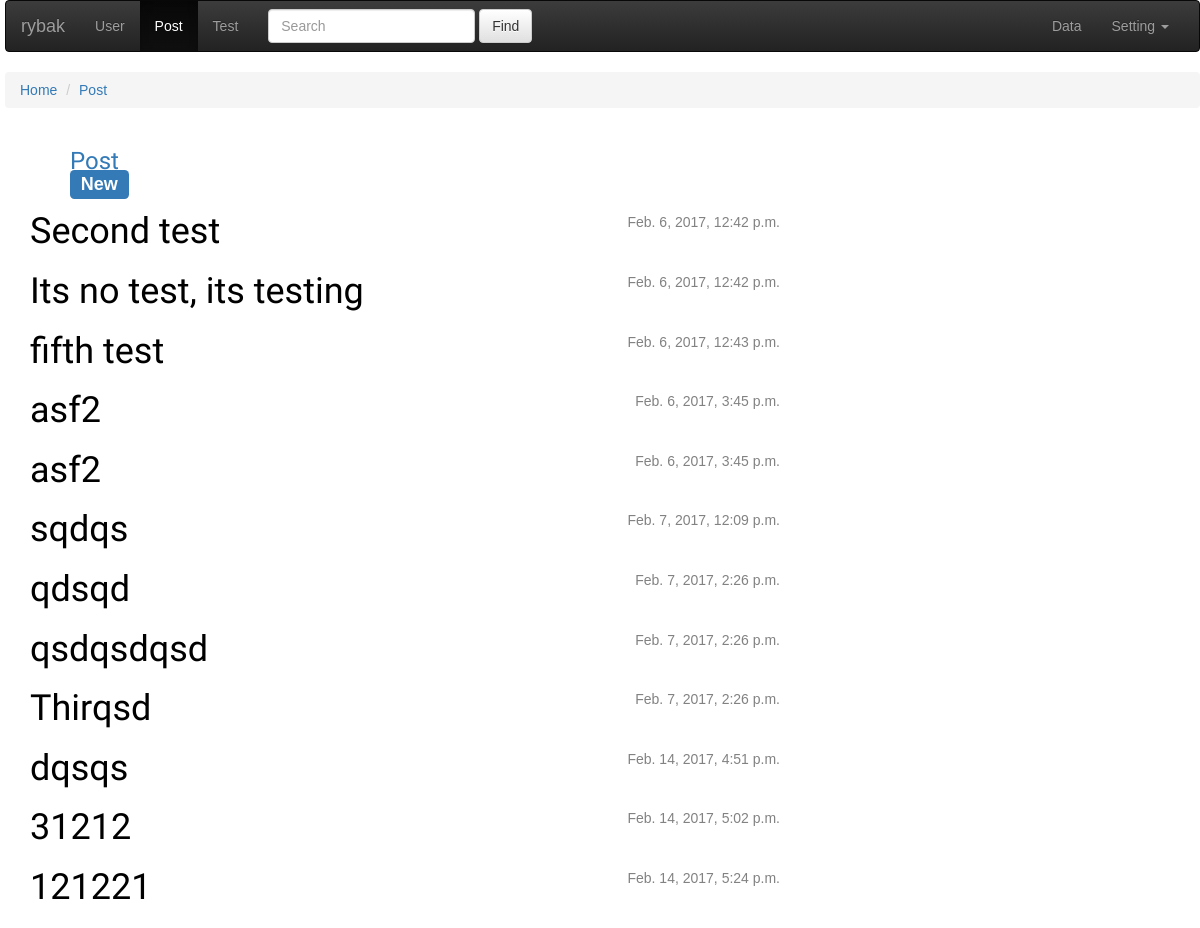
The app's page /post/ (signed in) with its own data.
### main/models.py (models this page shows, shortened)
class Post(models.Model):
	author = models.ForeignKey('auth.User')
	title = models.CharField(max_length=200)
	published_date = models.DateTimeField(
		blank=True, null=True)
	created_date = models.DateTimeField(
		default=timezone.now)

### main/views.py (the view)
# urls.py: url(r'^post/$', views.post_list, name='post_list'),
@login_required(login_url='/login/')
def post_list(request):
    posts = Post.objects.filter(published_date__lte=timezone.now()).order_by('published_date')
    return render(request, 'main/post_list.html', {'posts': posts})

### main/templates/main/post_list.html
{% extends 'main/base.html' %}
{% block content %}
    <div class="page-button">
            <ul style="width: 20%">
        {% if user.is_authenticated %}
            <li><a href="{% url 'post_new' %}"><h3>Post <span class="label label-primary">New</span></h3></a></li>
        {% endif %}
            </ul>
    </div>
    {% for post in posts %}
        <div class="post">
            <div class="date">
                {{ post.published_date }}
            </div>
            <h1><a href="{% url 'post_detail' pk=post.pk %}">{{ post.title }}</a></h1>
        </div>
    {% endfor %}
{% endblock content %}

### main/templates/main/base.html (shortened to what this page needs)
  {% load staticfiles %}
    <html>
        <head>
            <link rel="stylesheet" href="//netdna.bootstrapcdn.com/bootstrap/3.3.2/css/bootstrap.min.css">
            <link rel="stylesheet" href="//netdna.bootstrapcdn.com/bootstrap/3.3.2/css/bootstrap-theme.min.css">
            <link rel="stylesheet" href="{% static 'css/main.css' %}">
        </head>
    <body>
<nav class="navbar navbar-inverse" role="navigation">
  <div class="container-fluid">
    <div class="navbar-header">
      <a class="navbar-brand" href="/">{{ user.username }}</a>
    </div>
    <div class="collapse navbar-collapse" id="bs-example-navbar-collapse-1">
      <ul class="nav navbar-nav">
        <li class="user_part_nav"><a href="/">User</a></li>
        <li class="post_part_nav"><a href="/post">Post</a></li>
        <li class="test_part_nav"><a href="/test">Test</a></li>
      </ul>
      <form class="navbar-form navbar-left">
        <div class="form-group">
          <input type="text" class="form-control" placeholder="Search">
        </div>
        <button type="submit" class="btn btn-default">Find</button>
      </form>
      <ul class="nav navbar-nav navbar-right">
        <li class="data_part_nav"><a href="/data">Data</a></li>
        <li class="dropdown">
            <a href="#" class="dropdown-toggle" data-toggle="dropdown">
            Setting
            <b class="caret"></b>
            </a>
        </li>
      </ul>
    </div>
  </div>
</nav>
<ol class="breadcrumb" id="bread_part">
  <li class="home_part"><a class="bread_home" href="/">Home</a></li>
</ol>
        <div class="content container">
            <div class="row">
                <div class="col-md-8">
                    {% block content %}
                    {% endblock %}
                </div>
            </div>
        </div>
    </body>
    </html>

### main/static/css/main.css (style rules this page uses)
h1 a { color: #F2A205; }
body { padding-left: 5px; }
h1 a { color: #FCA205; font-family: 'Lobster'; }
.content { margin-left: 10px; }
h1, h2, h3, h4 { font-family: 'Lobster', cursive; }
.date { float: right; color: #828282; }
.post { margin-bottom: 20px; }
.post h1 a, .post h1 a:visited { color: #000000; }
* { font-family: Arial, Helvetica, sans-serif }
.page-button { color: #ffffff; font-size: 15pt; text-decoration: none; text-decoration: none; text-align: left; }
.page-button li { display: inline }

### records on screen
Post: published_date "Feb. 6, 2017, 12:42 p.m.", title "Second test"
Post: published_date "Feb. 6, 2017, 12:42 p.m.", title "Its no test, its testing"
Post: published_date "Feb. 6, 2017, 12:43 p.m.", title "fifth test"
Post: published_date "Feb. 6, 2017, 3:45 p.m.", title "asf2"
Post: published_date "Feb. 6, 2017, 3:45 p.m.", title "asf2"
Post: published_date "Feb. 7, 2017, 12:09 p.m.", title "sqdqs"
Post: published_date "Feb. 7, 2017, 2:26 p.m.", title "qdsqd"
Post: published_date "Feb. 7, 2017, 2:26 p.m.", title "qsdqsdqsd"
Post: published_date "Feb. 7, 2017, 2:26 p.m.", title "Thirqsd"
Post: published_date "Feb. 14, 2017, 4:51 p.m.", title "dqsqs"
Post: published_date "Feb. 14, 2017, 5:02 p.m.", title "31212"
Post: published_date "Feb. 14, 2017, 5:24 p.m.", title "121221"

### other values on screen
{{ user.username }} "rybak"
